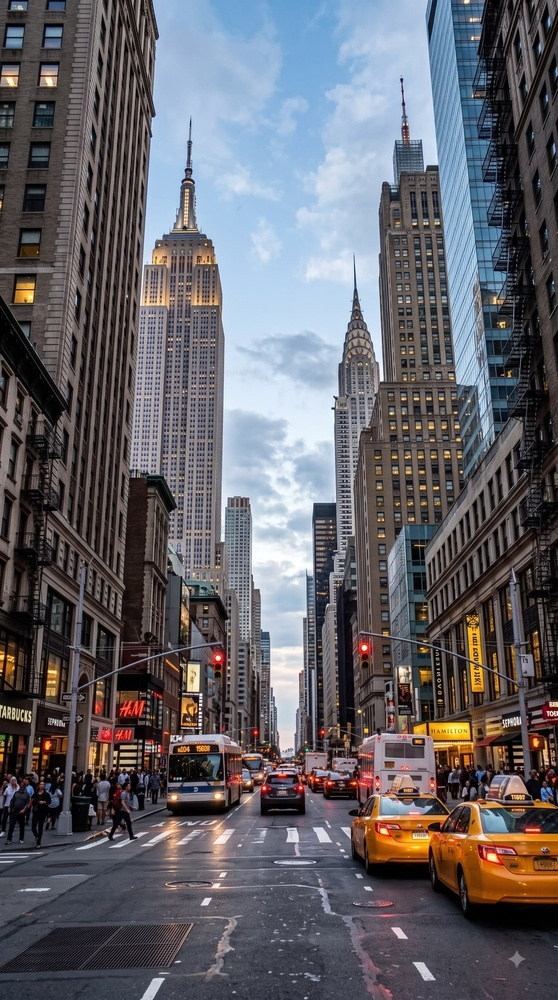
#> input picture topics/gaussian-smoothing/city.jpeg, 558 x 1000 px, shrunk from 1200 x 2150 before the run
$ python gaussian_smoothing.py
#> lines starting #> are read from the running program, lines starting #| are printed output that depends on the picture
import argparse
from pathlib import Path

import cv2


PROJECT_DIR = Path(__file__).resolve().parent
IMAGE_PATH = PROJECT_DIR / "city.jpeg"
KERNEL_SIZES = (3, 5, 7, 9, 11)


def main() -> None:
    parser = argparse.ArgumentParser(
        description="Compare Gaussian smoothing at several kernel sizes."
    )
    parser.add_argument(
        "--no-display",
        action="store_true",
        help="Save the blurred images without opening image windows.",
    )
    args = parser.parse_args()

    image = cv2.imread(str(IMAGE_PATH))
#> image is the input picture: shape (1000, 558, 3); mean B, G, R 104.2, 98.4, 99.6
    if image is None:
        raise SystemExit(f"Error: Could not load the image: {IMAGE_PATH}")

    if not args.no_display:
        cv2.imshow("Original Image", image)

    for kernel_size in KERNEL_SIZES:
        blurred = cv2.GaussianBlur(image, (kernel_size, kernel_size), 0)
        output_path = PROJECT_DIR / f"blur_{kernel_size}x{kernel_size}.jpg"
        if not cv2.imwrite(str(output_path), blurred):
            raise OSError(f"Could not save the blurred image: {output_path}")

        print("Saved:", output_path)
        if not args.no_display:
            cv2.imshow(f"Gaussian Blur - Kernel {kernel_size}x{kernel_size}", blurred)
#> this loop made 5 passes
#> pass 3, in main, `blurred = cv2.GaussianBlur(image, (kernel_size, kernel_size), 0)`:
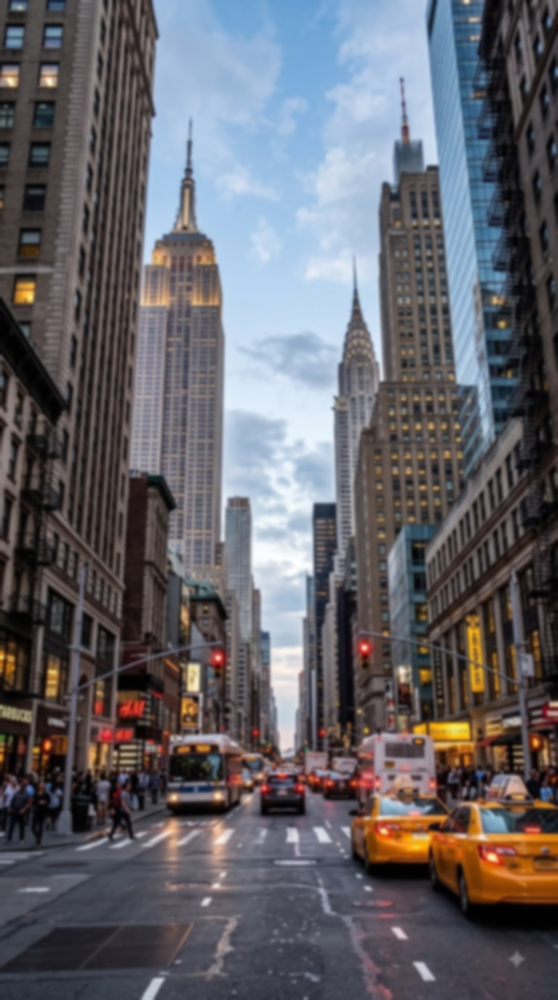
#> blurred: shape (1000, 558, 3); mean B, G, R 104.2, 98.4, 99.6

    if not args.no_display:
        cv2.waitKey(0)
        cv2.destroyAllWindows()

    print("All blurred images have been saved.")


if __name__ == "__main__":
    main()
